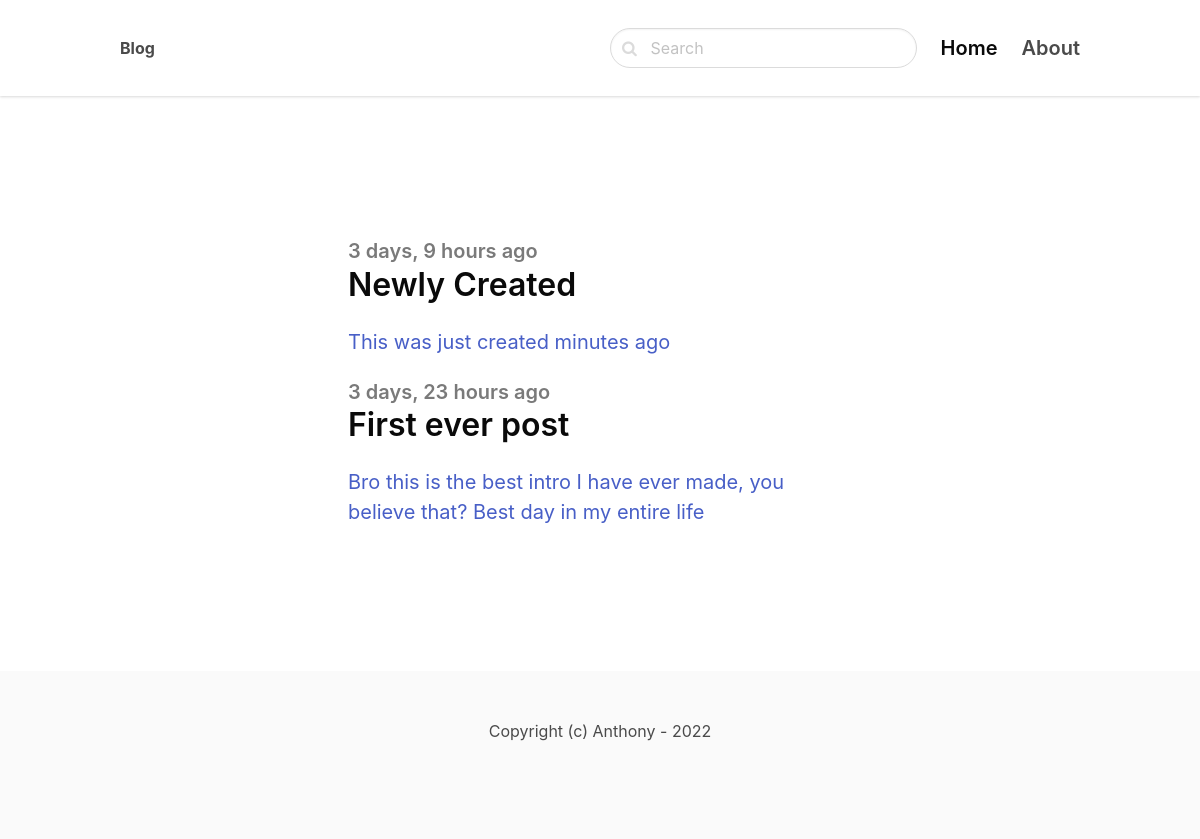
/arbitrarily-choices/, run on the app's committed database.
### blog/models.py (models this page shows, shortened)
class Post(models.Model):
    ACTIVE = 'active'
    DRAFT = 'draft'
    CHOICES_STATUS = (
        (ACTIVE, 'Active'),
        (DRAFT, 'Draft')
    )
    category = models.ForeignKey(Category, related_name='posts', on_delete=models.CASCADE)
    title = models.CharField(max_length=255)
    slug = models.SlugField()
    intro = models.TextField()
    body = models.TextField()
    created_at = models.DateTimeField(auto_now_add=True)
    status = models.CharField(max_length=15, choices=CHOICES_STATUS, default=ACTIVE)
    image = models.ImageField(upload_to='uploads/', blank=True, null=True)
    class Meta:
        ordering = ('-created_at',)

### blog/views.py (the view)
# urls.py: path('<slug:slug>/', views.category, name = 'category_detail'),
def category(request, slug):
    category = get_object_or_404(Category, slug=slug)
    posts = category.posts.filter(status=Post.ACTIVE)
    return render(request, 'blog/category.html', {'category': category, 'posts': posts})

### blog/templates/blog/category.html (shortened to what this page needs)
{% extends 'core/base.html' %}
{% block content %}
<section class="hero ">
    <div class="hero-body">
        <div class="container">
            <section class="section">
                <div class="columns">
                    <div class="column is-8 is-offset-2">
                        {% for post in posts %}
                        <div class="content is-medium">
                            <a href="{% url 'post_detail' post.category.slug post.slug %}">
                                <h2 class="subtitle is-5 has-text-grey">{{post.created_at|timesince}} ago</h2>
                                <h1 class="title has-text-black is-3">{{post.title}}</h1>
                                <p>{{post.intro}}</p>
                            </a>
                        </div>
                        {% empty %}
                        <div class="content">
                            <p>There is no posts in this category yet</p>
                        </div>
                        {% endfor %}
                    </div>
                </div>
            </section>
        </div>
    </div>
</section>
{% endblock %}

### data on the page
Post: created_at "3 days, 9 hours", title "Newly Created", intro "This was just created minutes ago"
Post: created_at "3 days, 23 hours", title "First ever post", intro "Bro this is the best intro I have ever made, you believe that? Best day in my entire life"
